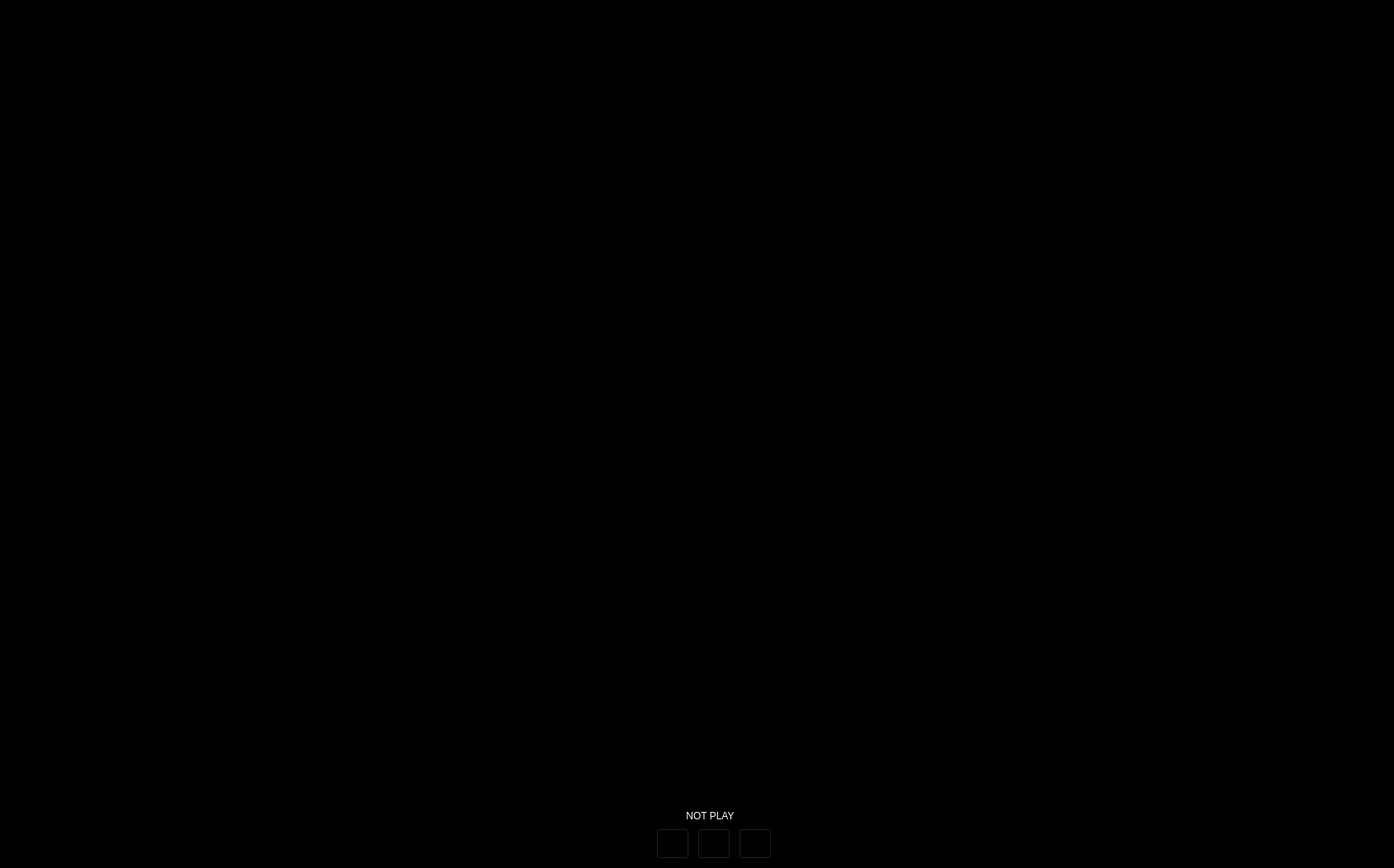
    <widget class="QWidget" name="mplayer_widget">
     <property name="styleSheet">
      <string notr="true">background-color: rgb(0, 0, 0);</string>
     </property>
     <widget class="QFrame" name="mediaframe">
      <property name="geometry">
       <rect>
        <x>0</x>
        <y>0</y>
        <width>1680</width>
        <height>981</height>
       </rect>
      </property>
      <property name="styleSheet">
       <string notr="true">background-color: rgb(0, 0, 0);</string>
      </property>
      <property name="frameShape">
       <enum>QFrame::StyledPanel</enum>
      </property>
      <property name="frameShadow">
       <enum>QFrame::Raised</enum>
      </property>
      <widget class="QWidget" name="verticalLayoutWidget">
       <property name="geometry">
        <rect>
         <x>0</x>
         <y>0</y>
         <width>1681</width>
         <height>981</height>
        </rect>
       </property>
       <layout class="QVBoxLayout" name="medialayout"/>
      </widget>
     </widget>
     <widget class="QFrame" name="frame_34">
      <property name="geometry">
       <rect>
        <x>795</x>
        <y>1000</y>
        <width>141</width>
        <height>43</height>
       </rect>
      </property>
      <property name="frameShape">
       <enum>QFrame::StyledPanel</enum>
      </property>
      <property name="frameShadow">
       <enum>QFrame::Raised</enum>
      </property>
      <widget class="QPushButton" name="btn_mplay">
       <property name="geometry">
        <rect>
         <x>0</x>
         <y>4</y>
         <width>40</width>
         <height>37</height>
        </rect>
       </property>
       <property name="text">
        <string/>
       </property>
       <property name="icon">
        <iconset theme="media-playback-start">
         <normaloff>.</normaloff>.</iconset>
       </property>
       <property name="iconSize">
        <size>
         <width>28</width>
         <height>28</height>
        </size>
       </property>
      </widget>
      <widget class="QPushButton" name="btn_mstop">
       <property name="geometry">
        <rect>
         <x>50</x>
         <y>4</y>
         <width>40</width>
         <height>37</height>
        </rect>
       </property>
       <property name="text">
        <string/>
       </property>
       <property name="icon">
        <iconset theme="media-playback-pause">
         <normaloff>.</normaloff>.</iconset>
       </property>
       <property name="iconSize">
        <size>
         <width>28</width>
         <height>28</height>
        </size>
       </property>
      </widget>
      <widget class="QPushButton" name="btn_mclose">
       <property name="geometry">
        <rect>
         <x>100</x>
         <y>4</y>
         <width>40</width>
         <height>37</height>
        </rect>
       </property>
       <property name="text">
        <string/>
       </property>
       <property name="icon">
        <iconset resource="myresource.qrc">
         <normaloff>:/new/prefix_stack/images/exit.png</normaloff>:/new/prefix_stack/images/exit.png</iconset>
       </property>
       <property name="iconSize">
        <size>
         <width>28</width>
         <height>28</height>
        </size>
       </property>
      </widget>
     </widget>
     <widget class="QLabel" name="lbl_status_mplayer">
      <property name="geometry">
       <rect>
        <x>790</x>
        <y>980</y>
        <width>141</width>
        <height>18</height>
       </rect>
      </property>
      <property name="styleSheet">
       <string notr="true">color: rgb(255, 255, 255);</string>
      </property>
      <property name="text">
       <string>NOT PLAY</string>
      </property>
      <property name="alignment">
       <set>Qt::AlignCenter</set>
      </property>
     </widget>
    </widget>
